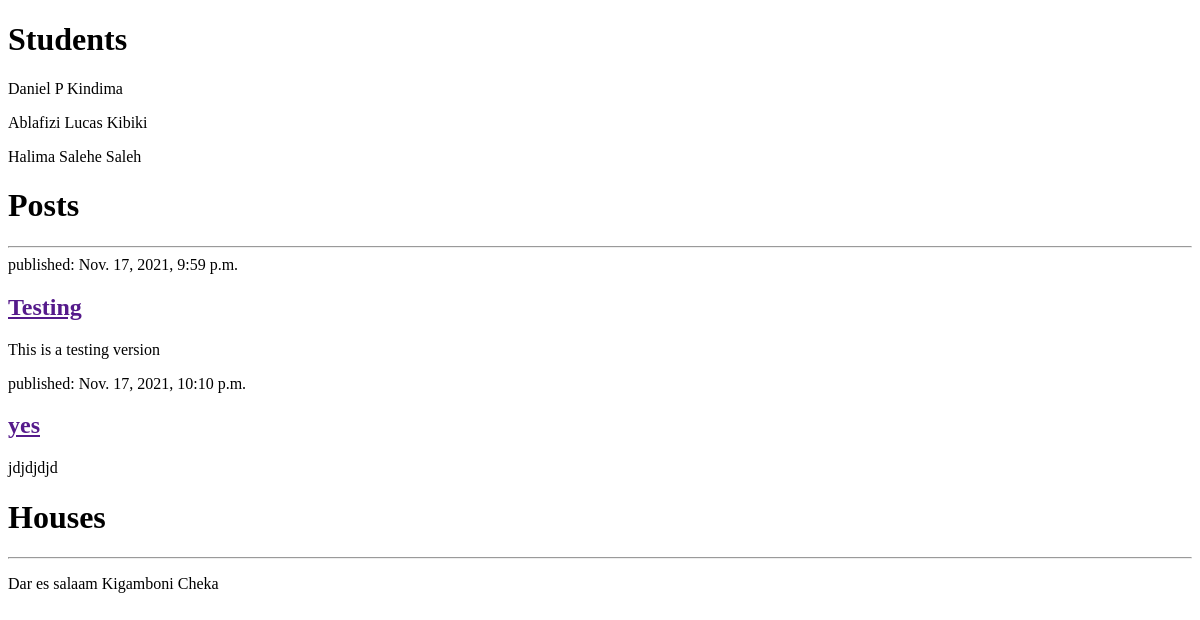
/post/index1, run on an earlier commit of the app's database.
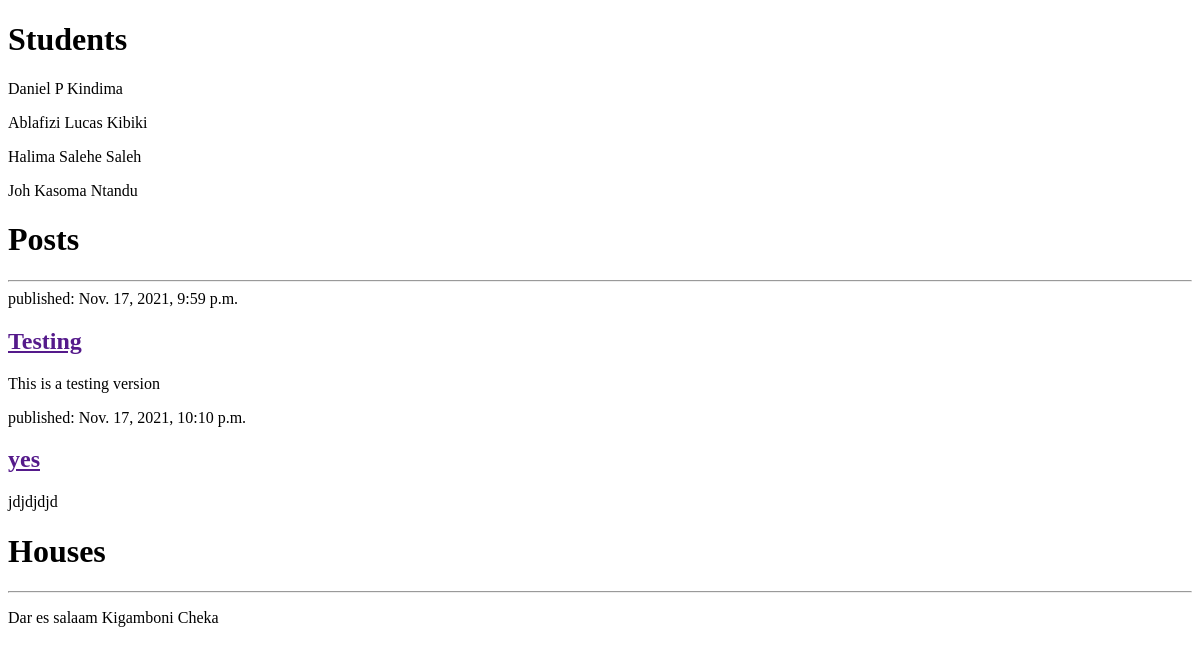
And on a later commit of the database.
### post/models.py (models this page shows, shortened)
class Student(models.Model):
    firstname = models.CharField(max_length=20)
    middlename = models.CharField(max_length=20)
    lastname = models.CharField(max_length=20)
    createdon = models.DateTimeField(default=timezone.now)

class Post(models.Model):
    author = models.ForeignKey(settings.AUTH_USER_MODEL, on_delete=models.CASCADE)
    title = models.CharField(max_length=200)
    text = models.TextField()
    created_date = models.DateTimeField(default=timezone.now)
    published_date = models.DateTimeField(blank=True, null=True)
    other_field1= models.CharField(max_length=20)
    other_field2= models.CharField(max_length=20)
    other_field3= models.CharField(max_length=20)
    other_field4= models.CharField(max_length=20)
    other_field5= models.CharField(max_length=20)
    other_field6= models.CharField(max_length=20)
    other_field7= models.CharField(max_length=20)

### house/models.py (models this page shows, shortened)
class House(models.Model):
    region = models.CharField(max_length=20)
    district = models.CharField(max_length=20)
    ward = models.CharField(max_length=20)
    vilage = models.CharField(max_length=20)
    strit = models.CharField(max_length=20)

### post/views.py (the view)
# urls.py: path('index1', views.myname, name='myname'),
def myname(request):
    students = Student.objects.all()
    posts = Post.objects.all()
    houses = House.objects.all()
    post = posts
    student = students
    context = {
        'student': student,
        'post': post,
        'house':houses
    }
    return render(request, 'post/post_list.html', context)

### templates/post/post_list.html
<!DOCTYPE html>
<html>
<body>
    <h1>Students</h1>
    {% for student in student %}
    <article>
    <p>{{ student.firstname }} {{ student.middlename }} {{ student.lastname }}</p>
    </article>
    {% endfor %}
    <h1>Posts</h1>
<div><hr/></div>
    {% for post in post %}
    <article>
        <time>published: {{ post.published_date }}</time>
        <h2><a href="">{{ post.title }}</a></h2>
        <p>{{ post.text|linebreaksbr }}</p>
    </article>
    {% endfor %}
    <h1>Houses</h1>
    <div><hr/></div>
    {% for house in house %}
    <p>{{ house.region }} {{ house.district }} {{ house.ward }}</p>
    {% endfor %}
</body>
</html>

What changed in the data, as far as the page shows it:
added Student: firstname "Joh", middlename "Kasoma", lastname "Ntandu"
